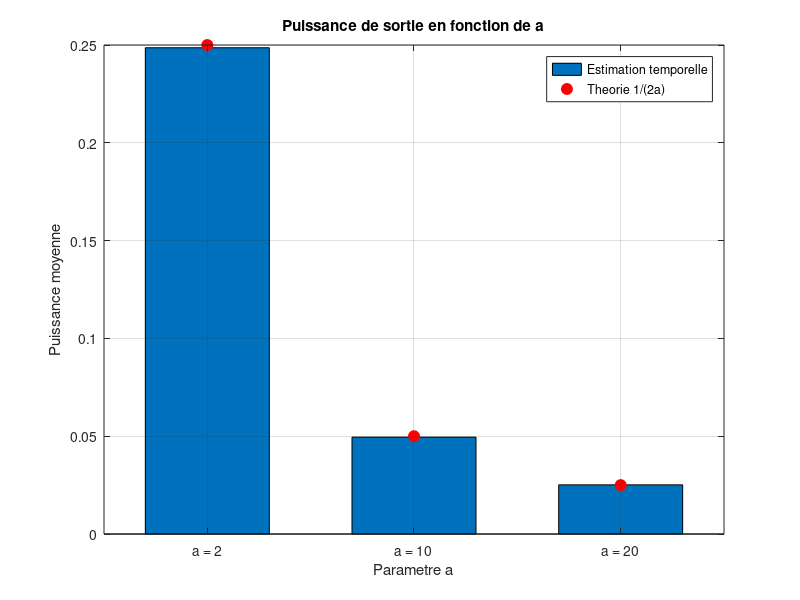

This chart was generated by the following MATLAB code:
%% Exercice 11 - Puissance moyenne du processus filtre
% Enonce : calculer et comparer la moyenne/puissance du processus filtre pour
% a = 2, 10 et 20.
%
% Remarque sur le corrige propose :
%   - les variables y, o et z n'etaient pas definies ;
%   - l'expression (1/n)*sum(abs(fft(y)).^2) vaut n fois la puissance moyenne,
%     et non la puissance moyenne elle-meme. La bonne relation de Parseval est
%         mean(|y|^2) = (1/n^2) * sum(|fft(y)|^2).
%   - les trois valeurs de a n'etaient pas reellement comparees.
%
% Pour un filtre H(s)=1/(s+a) attaque par un bruit blanc de DSP unitaire, la
% puissance theorique de sortie est
%       P = integral |H(j2*pi*f)|^2 df = 1/(2a).
%
% La puissance est estimee en moyennant sur plusieurs realisations et sur le
% temps (apres le regime transitoire), afin de reduire la variance de
% l'estimation.

clear; close all; clc;

rng(1);

Fs = 1000;
Ts = 1 / Fs;
N = 8192;
t = (0:N-1) * Ts;

a_list = [2 10 20];
M = 50;                         % nombre de realisations
n0 = find(t >= 4, 1);           % on ignore les 4 premieres secondes

% Reponses impulsionnelles echantillonnees.
h = cell(1, numel(a_list));
for k = 1:numel(a_list)
    a = a_list(k);
    L = min(N, ceil(8 / (a*Ts)) + 1);
    th = (0:L-1) * Ts;
    h{k} = exp(-a * th);
end

P_temps = zeros(size(a_list));
P_fft = zeros(size(a_list));
moyenne = zeros(size(a_list));

for m = 1:M
    x = sqrt(Fs) * randn(1, N); % bruit blanc de DSP unitaire

    for k = 1:numel(a_list)
        y = conv(x, h{k}) * Ts;
        y = y(1:N);
        y_utile = y(n0:end);

        moyenne(k) = moyenne(k) + mean(y_utile);
        P_temps(k) = P_temps(k) + mean(y_utile.^2);

        % Verification par Parseval (normalisation correcte).
        n = numel(y_utile);
        P_fft(k) = P_fft(k) + (1 / n^2) * sum(abs(fft(y_utile)).^2);
    end
end

moyenne = moyenne / M;
P_temps = P_temps / M;
P_fft = P_fft / M;
P_theorie = 1 ./ (2 * a_list);

fprintf(' a     moyenne      puissance    Parseval     theorie 1/(2a)\n');
fprintf('-------------------------------------------------------------\n');
for k = 1:numel(a_list)
    fprintf('%2d  %10.5f  %11.5f  %11.5f  %14.5f\n', ...
            a_list(k), moyenne(k), P_temps(k), P_fft(k), P_theorie(k));
end

figure;
bar(1:numel(a_list), P_temps, 0.6);
hold on;
plot(1:numel(a_list), P_theorie, 'ro', 'MarkerFaceColor', 'r', ...
     'MarkerSize', 8);
grid on;
set(gca, 'XTick', 1:numel(a_list), ...
         'XTickLabel', arrayfun(@(a) sprintf('a = %g', a), a_list, ...
                                'UniformOutput', false));
xlabel('Parametre a');
ylabel('Puissance moyenne');
title('Puissance de sortie en fonction de a');
legend('Estimation temporelle', 'Theorie 1/(2a)', 'Location', 'best');

% Rappel : l'expression erronee du corrige donnerait N fois la puissance.
fprintf('\nRappel : (1/n)*sum(|fft(y)|^2) = n * puissance moyenne.\n');
